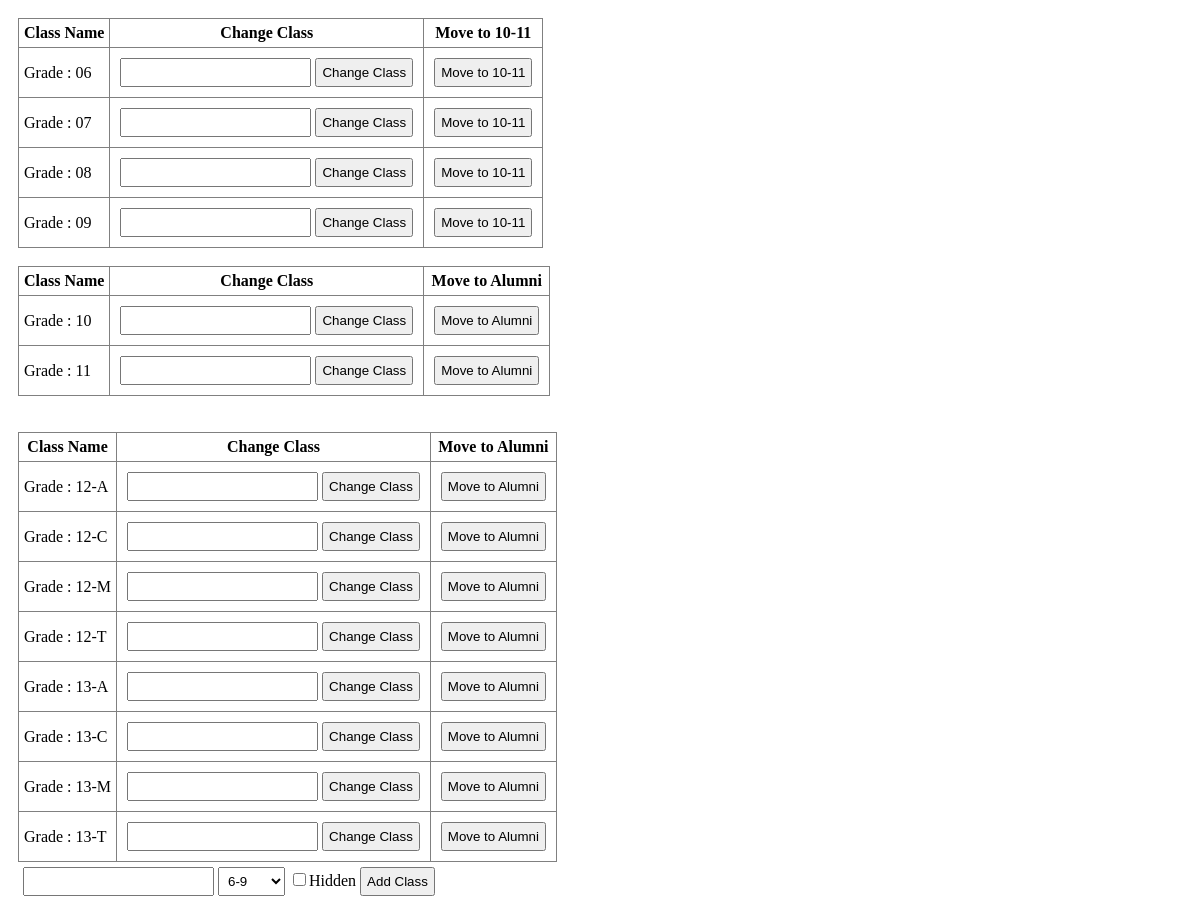
Before: /class/ with the older database file.
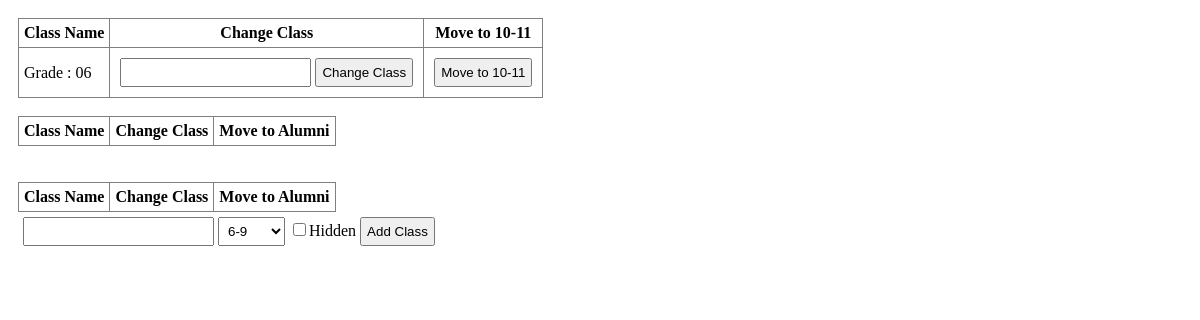
After: the same page with the newer database file.
### EDUInfoHandler/models.py (models this page shows, shortened)
class ClassInfo(models.Model):
    class_name = models.CharField(max_length=10)  # 8-B, 10-A
    class_type = models.CharField(max_length=10) # 6-9 10-11 12-13
    visibility = models.BooleanField(default=True)

### EDUInfoHandler/views.py (the view, shortened to what this page needs)
# urls.py: path('class/', ClassView.as_view(), name="ClassView"),
class ClassView(View):
    def get(self, request):
        log_file('Rendering current classes')
        current_low_classes = ClassInfo.objects.filter(
            visibility=True, class_type="6-9").order_by('class_name')
        current_mid_classes = ClassInfo.objects.filter(
            visibility=True, class_type="10-11").order_by('class_name')
        current_high_classes = ClassInfo.objects.filter(
            visibility=True, class_type="12-13").order_by('class_name')
        return render(request, template_name="class_view_and_edit.html", context={
            'current_low_classes': current_low_classes,
            'current_mid_classes': current_mid_classes,
            'current_high_classes': current_high_classes
        })

### manage.py (called while the page is built)
def log_file(string):
    if settings.DEBUG:
        with open('log.txt', 'a') as f:
            f.write(f'[{datetime.now().strftime("%d/%m/%Y %H:%M:%S")}] {string} \n')

### EDUInfoHandler/templates/class_view_and_edit.html (shortened to what this page needs)
<!DOCTYPE html>
<html lang="en">
<head>
</head>
<body>
    <table border="1">
        <th>Class Name</th><th>Change Class</th><th>Move to 10-11</th>
        {% for class_info in current_low_classes %}
        <tr>
            <td>Grade : {{class_info.class_name}}</td>
            <td>
                <form action="" method="post">
                    <input type="text" minlength="1" name="update_class_name">
                    <input type="submit" value="Change Class">
                </form>
            </td>
            <td>
                <form action="" method="post">
                    <input type="submit" value="Move to 10-11">
                </form>
            </td>
        </tr>
        {% endfor %}
    </table>
    <br>
    <table border="1">
        <th>Class Name</th><th>Change Class</th><th>Move to Alumni</th>
        {% for class_info in current_mid_classes %}
        <tr>
            <td>Grade : {{class_info.class_name}}</td>
            <td>
                <form action="" method="post">
                    <input type="text" minlength="1" name="update_class_name">
                    <input type="submit" value="Change Class">
                </form>
            </td>
            <td>
                <form action="" method="post">
                    <input type="submit" value="Move to Alumni">
                </form>
            </td>
        </tr>
        {% endfor %}
    </table>
    <br>
    <table border="1">
        <th>Class Name</th><th>Change Class</th><th>Move to Alumni</th>
        {% for class_info in current_high_classes %}
        <tr>
            <td>Grade : {{class_info.class_name}}</td>
            <td>
                <form action="" method="post">
                    <input type="text" minlength="1" name="update_class_name">
                    <input type="submit" value="Change Class">
                </form>
            </td>
            <td>
                <form action="" method="post">
                    <input type="submit" value="Move to Alumni">
                </form>
            </td>
        </tr>
        {% endfor %}
        <br>
    </table>
    <form action="" method="post">
        <input type="text" name="new_class_name">
        <select name="class_type">
            <option value="6-9">6-9</option>
        </select>
        <input type="checkbox" name="visibility">Hidden
        <input type="submit" value="Add Class">
    </form>
</body>
</html>

Changed rows visible on the page:
removed ClassInfo: class_name "07"
removed ClassInfo: class_name "08"
removed ClassInfo: class_name "09"
removed ClassInfo: class_name "10"
removed ClassInfo: class_name "11"
removed ClassInfo: class_name "12-A"
removed ClassInfo: class_name "12-C"
removed ClassInfo: class_name "12-M"
removed ClassInfo: class_name "12-T"
removed ClassInfo: class_name "13-A"
removed ClassInfo: class_name "13-C"
removed ClassInfo: class_name "13-M"
removed ClassInfo: class_name "13-T"
